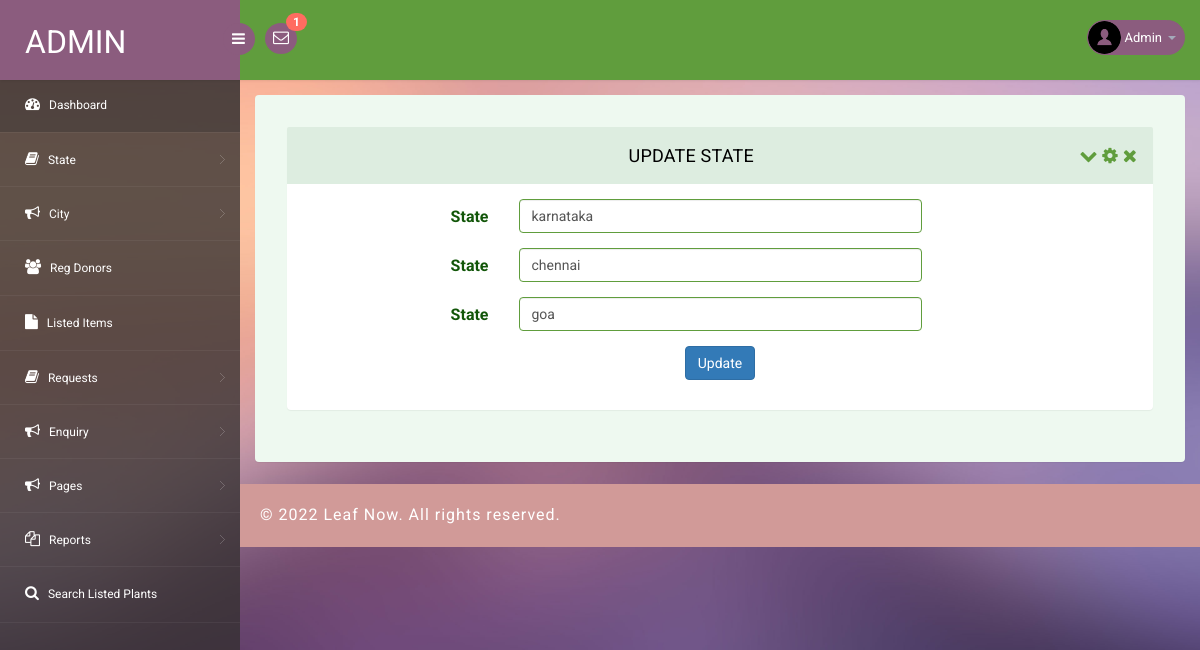
Screenshot of /fwms/admin/edit-state.php (signed in) with the database file from the repository.
### tables this page shows
CREATE TABLE `tblstate` (
  `ID` int(10) NOT NULL,
  `StateName` varchar(120) DEFAULT NULL,
  `RegState` timestamp NULL DEFAULT current_timestamp()
);

### fwms/admin/edit-state.php (the view, shortened to what this page needs)
<?php
include('includes/dbconnection.php');
if (strlen($_SESSION['pgasaid']==0)) {
  header('location:logout.php');
  } else{
  ?>
<!DOCTYPE html>
<head>
<link rel="stylesheet" href="css/bootstrap.min.css" >
<link href="css/style.css" rel='stylesheet' type='text/css' />
<link href="css/style-responsive.css" rel="stylesheet"/>
<link rel="stylesheet" href="css/font.css" type="text/css"/>
<link href="css/font-awesome.css" rel="stylesheet">
</head>
<body>
<section id="container">
<?php include_once('includes/header.php');?>
<?php include_once('includes/sidebar.php');?>
<section id="main-content">
	<section class="wrapper">
		<div class="form-w3layouts">
            <div class="row">
                <div class="col-lg-12">
                    <section class="panel">
                        <header class="panel-heading">
                            Update State
                            <span class="tools pull-right">
                                <a class="fa fa-chevron-down" href="javascript:;"></a>
                                <a class="fa fa-cog" href="javascript:;"></a>
                                <a class="fa fa-times" href="javascript:;"></a>
                             </span>
                        </header>
                        <div class="panel-body">
                            <div class="form">
                                <form class="cmxform form-horizontal " method="post" action="">
                                    <?php
 $cid=$_GET['editid'];
$ret=mysqli_query($con,"select * from tblstate where ID='$cid'");
while ($row=mysqli_fetch_array($ret)) {
?>
                                    <div class="form-group ">
                                        <label for="adminname" class="control-label col-lg-3">State</label>
                                        <div class="col-lg-6">
                                            <input class=" form-control" id="statename" name="statename" type="text" required="true" value="<?php  echo $row['StateName'];?>">
                                        </div>
                                    </div>
                                    <?php } ?>
                                    <div class="form-group">
                                        <div class="col-lg-offset-3 col-lg-6">
                                          <p style="text-align: center;"> <button class="btn btn-primary" type="submit" name="submit">Update</button></p>
                                        </div>
                                    </div>
                                </form>
                            </div>
                        </div>
                    </section>
                </div>
            </div>
        </div>
</section>
		  <?php include_once('includes/footer.php');?>
</section>
</section>
</body>
</html>
<?php }  ?>

### fwms/admin/includes/header.php (shortened to what this page needs)
<?php
include('includes/dbconnection.php');
?>
<header class="header fixed-top clearfix">
<div class="brand">
    <a href="dashboard.php" class="logo">
        Admin
    </a>
    <div class="sidebar-toggle-box">
        <div class="fa fa-bars"></div>
    </div>
</div>
<div class="nav notify-row" id="top_menu">
    <ul class="nav top-menu">
                <?php
$ret1=mysqli_query($con,"select tblplantrequests.id,fullName,requestNumber    from tblplantrequests
 join tblplant  on tblplant.ID=tblplantrequests.plantId
 where   (tblplantrequests.status is null || tblplantrequests.status='')");
$num=mysqli_num_rows($ret1);
?>
        <li id="header_inbox_bar" class="dropdown">
            <a data-toggle="dropdown" class="dropdown-toggle" href="#">
                <i class="fa fa-envelope-o"></i>
                <span class="badge bg-important"><?php echo $num;?></span>
            </a>
        </li>
    </ul>
</div>
<div class="top-nav clearfix">
    <ul class="nav pull-right top-menu">
        <li class="dropdown">
            <a data-toggle="dropdown" class="dropdown-toggle" href="#">
                <?php
$adid=$_SESSION['pgasaid'];
$ret=mysqli_query($con,"select AdminName from tbladmin where ID='$adid'");
$row=mysqli_fetch_array($ret);
$name=$row['AdminName'];
?>
                <img alt="" src="images/2.png">
                <span class="username"><?php echo $name; ?></span>
                <b class="caret"></b>
            </a>
        </li>
    </ul>
</div>
</header>

### fwms/admin/css/style.css (style rules this page uses)
ul, ol { margin: 0; }
p { margin: 0; }
html, body { font-family: 'Roboto', sans-serif; font-size: 100%; overflow-x: hidden; background: url(../images/bg.jpg) no-repeat 0px 0px; background-size: cover; }
body a { transition: 0.5s all ease; -webkit-transition: 0.5s all ease; -moz-transition: 0.5s all ease; -o-transition: 0.5s all ease; -ms-transition: 0.5s all ease; text-decoration: none; }
ul, label { margin: 0; padding: 0; }
#main-content { margin-left: 240px; -webkit-transition: all .3s ease-in-out; -moz-transition: all .3s ease-in-out; -o-transition: all .3s ease-in-out; transition: all .3s ease-in-out; }
.header { left: 0; right: 0; z-index: 1002; background: #609D3D; -webkit-transition: all .3s ease-in-out; -moz-transition: all .3s ease-in-out; -o-transition: all .3s ease-in-out; transition: all .3s ease-in-out; }
.fixed-top { position: fixed; box-shadow: 1px 0 3px rgba(0, 0, 0, .15); }
.wrapper { display: inline-block; margin-top: 80px; padding: 15px; width: 100%; }
.brand { background: #8b5c7e; float: left; width: 240px; height: 80px; position: relative; }
a.logo { font-size: 32px; color: #fff; float: left; margin: 20px 0 0 25px; text-transform: uppercase; }
#top_menu .nav>li, ul.top-menu>li { float: left; }
.notify-row { float: left; margin-top: 23px; margin-left: 25px; }
ul.top-menu { margin-right: 15px; margin-top: 0; }
ul.top-menu>li>a { color: #fff; font-size: 16px; background: #8b5c7e; padding: 4px 8px; margin-right: 15px; border-radius: 50%; -webkit-border-radius: 50%; padding-right: 8px !important; }
.notify-row .badge { position: absolute; right: -10px; top: -10px; z-index: 100; }
.top-nav { margin-top: 20px; }
.top-nav img { border-radius: 50%; -webkit-border-radius: 50%; width: 33px; }
.top-nav .username { font-size: 13px; color: #fff; }
.top-nav ul.top-menu>li>a { border-radius: 100px; -webkit-border-radius: 100px; padding: 0px; background: none; margin-right: 0; border: 1px solid #8b5c7e; background: #8b5c7e; }
.top-nav ul.top-menu>li { margin-left: 10px; }
.top-nav .nav .caret { border-bottom-color: #A4AABA; border-top-color: #A4AABA; }
.sidebar-toggle-box { float: left; margin-top: 23px; margin-left: -15px; background: #8b5c7e; border-radius: 50%; -webkit-border-radius: 50%; width: 32px; height: 32px; position: absolute; right: -15px; }
.sidebar-toggle-box .fa-bars { cursor: pointer; display: inline-block; font-size: 15px; padding: 8px 8px 8px 9px; color: #fff; }
.panel-heading { position: relative; height: 57px; line-height: 57px; letter-spacing: 0.2px; color: #000; font-size: 18px; font-weight: 400; padding: 0 16px; background: #ddede0; border-top-right-radius: 2px; border-top-left-radius: 2px; text-transform: uppercase; text-align: center; }
.panel { border: none ! important; }
.form-w3layouts { background: #eef9f0; padding: 2em; border-radius: 4px; -webkit-box-shadow: 0 1px 1px rgba(0, 0, 0, .05); box-shadow: 0 1px 1px rgba(0, 0, 0, .05); }
.badge.bg-important { background: #ff6c60; }

### rows the page displays
tblstate: statename "karnataka"
tblstate: statename "chennai"
tblstate: statename "goa"

### other values shown
$num "1"
$name "Admin"
